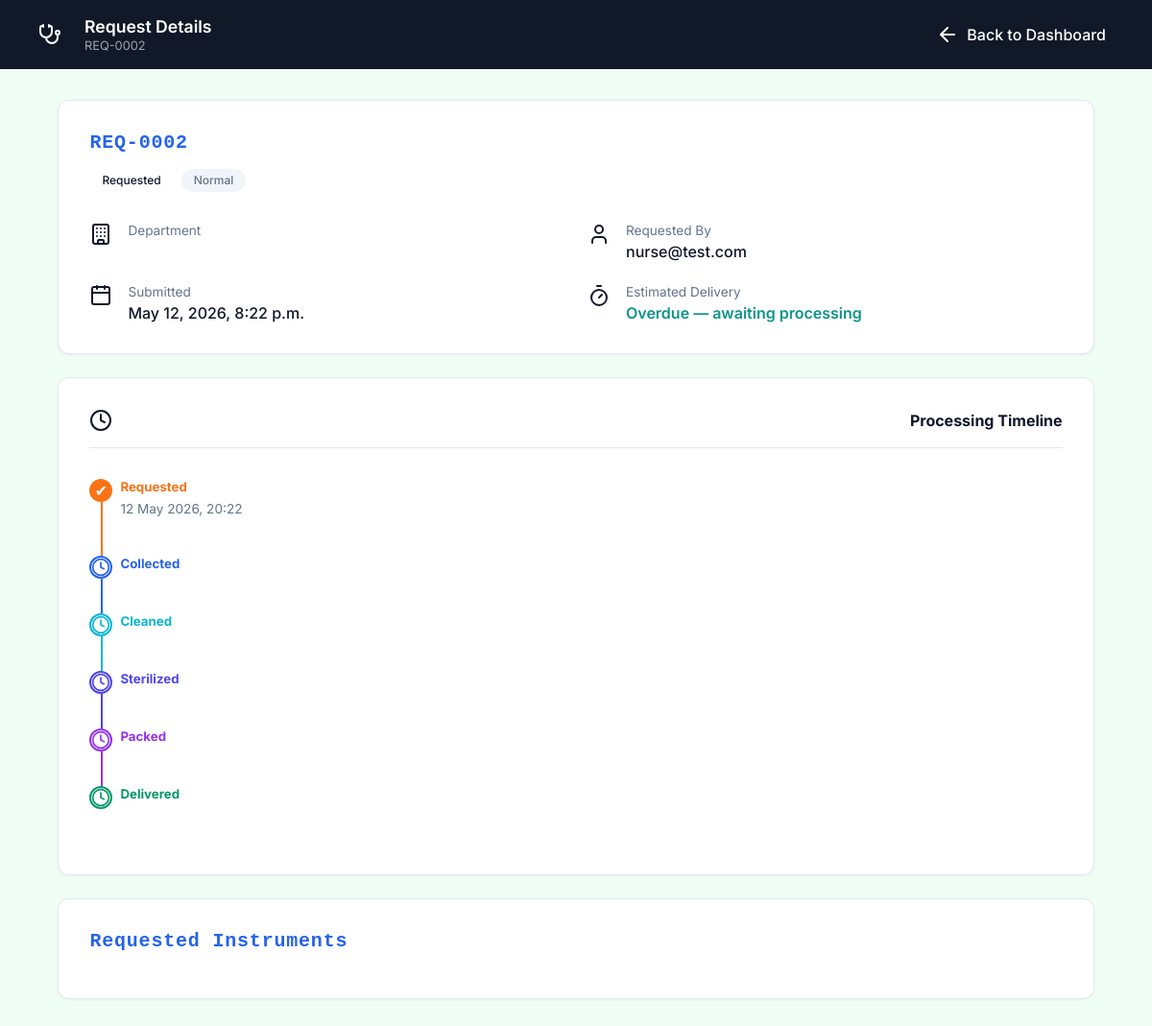
/nurse_request_details/2/ (signed in), run on the app's committed database.
### CSSD_Management_System/models.py (models this page shows, shortened)
class InstrumentRequest(models.Model):
    PRIORITY_CHOICES = [
        ('Normal', 'Normal'),
        ('Urgent', 'Urgent'),
    ]
    STATUS_CHOICES = [
        ('Requested', 'Requested'),
        ('Collected', 'Collected'),
        ('Cleaned', 'Cleaned'),
        ('Sterilized', 'Sterilized'),
        ('Packed', 'Packed'),
        ('Delivered', 'Delivered'),
    ]
    requester = models.ForeignKey(CustomUser, on_delete=models.CASCADE, related_name='requests')
    priority = models.CharField(max_length=50, choices=PRIORITY_CHOICES, default='Normal')
    status = models.CharField(max_length=50, choices=STATUS_CHOICES, default='Requested')
    department = models.CharField(max_length=100, blank=True)
    notes = models.TextField(blank=True)
    last_operator = models.ForeignKey(
        CustomUser,
        on_delete=models.SET_NULL,
        null=True,
        blank=True,
        related_name='processed_requests'
    )
    batch = models.ForeignKey(SterilizationBatch, null=True, blank=True, on_delete=models.SET_NULL, related_name='requests')
    is_archived = models.BooleanField(default=False)
    submitted_at = models.DateTimeField(auto_now_add=True)
    collected_at = models.DateTimeField(null=True, blank=True)
    cleaned_at = models.DateTimeField(null=True, blank=True)
    sterilized_at = models.DateTimeField(null=True, blank=True)
    packed_at = models.DateTimeField(null=True, blank=True)
    delivered_at = models.DateTimeField(null=True, blank=True)

class CustomUser(AbstractUser):
    ROLE_CHOICES = [
        ('System Administrator', 'System Administrator'),
        ('CSSD Technician', 'CSSD Technician'),
        ('Department Nurse', 'Department Nurse'),
        ('Hospital Administrator', 'Hospital Administrator'),
    ]
    username = None
    email = models.EmailField(_('email address'), unique=True)
    role = models.CharField(max_length=50, choices=ROLE_CHOICES)
    department = models.CharField(max_length=100, blank=True)
    USERNAME_FIELD = 'email'
    REQUIRED_FIELDS = []
    objects = CustomUserManager()
    def __str__(self):
        return self.email

### CSSD_Management_System/views.py (the view)
# urls.py: path('nurse_request_details/<int:request_id>/', views.nurse_request_details, name='nurse_request_details'),
@login_required
def nurse_request_details(request, request_id):
    pk = request_id
    req = get_object_or_404(InstrumentRequest, pk=pk)
    if request.user != req.requester:
        return HttpResponseForbidden("You can only view your own requests")
    if req.requester != request.user:
        messages.error(request, 'You can only view your own requests.')
        return redirect('nurse_dashboard')
    eta = _compute_eta(req)
    eta_breakdown = {
        status: mins
        for status, mins in _ETA_MINUTES.items()
        if mins > 0
    }
    return render(request, 'nurse-request-details.html', {
        'req': req,
        'eta': eta,
        'eta_breakdown': eta_breakdown,
        'remaining_minutes': _ETA_MINUTES.get(req.status, 0),
    })

### CSSD_Management_System/views.py (called while the page is built, shortened)
def _compute_eta(req):
    if req.status == 'Delivered':
        return 'Ready'
    remaining_minutes = _ETA_MINUTES.get(req.status, 0)
    base_time = (
        req.packed_at or req.sterilized_at or
        req.cleaned_at or req.collected_at or
        req.submitted_at or timezone.now()
    )
    eta_time = base_time + timedelta(minutes=remaining_minutes)
    now = timezone.now()
    if eta_time <= now:
        return 'Overdue — awaiting processing'

### CSSD_Management_System/templates/nurse-request-details.html (shortened to what this page needs)
{% load static %}
<!DOCTYPE html>
<html lang="en">
<head>
  <link rel="stylesheet" href="{% static 'styles.css' %}">
  <link rel="stylesheet" href="{% static 'extended_styles.css' %}">
</head>
<body>
  <div class="dashboard-wrapper theme-teal">
<nav class="dashboard-nav theme-dark-teal">
  <div class="nav-brand">
    <div class="nav-logo teal"><i data-lucide="stethoscope"></i></div>
    <div class="nav-title">
      <h2>Request Details</h2>
      <p>REQ-{{ req.id|stringformat:"04d" }}</p>
    </div>
  </div>
  <div class="nav-actions">
    <a href="{% url 'nurse_dashboard' %}" class="btn-back">
      <i data-lucide="arrow-left"></i> Back to Dashboard
    </a>
  </div>
</nav>
<main class="dashboard-main details-main">
  <div class="container-center">
    <div class="detail-card summary-card">
      <div class="summary-header">
        <h3>REQ-{{ req.id|stringformat:"04d" }}</h3>
      </div>
      <div class="summary-pills">
        <span class="pill">{{ req.status }}</span>
        {% if req.priority == "Urgent" %}
          <span class="pill pill-urgent">Urgent</span>
        {% else %}
          <span class="pill pill-normal">Normal</span>
        {% endif %}
      </div>
      <div class="summary-grid">
        <div class="sg-item">
          <i data-lucide="building"></i>
          <div>
            <span class="sg-label">Department</span>
          </div>
        </div>
        <div class="sg-item">
          <i data-lucide="user"></i>
          <div>
            <span class="sg-label">Requested By</span>
            <span class="sg-value">{{ req.requester }}</span>
          </div>
        </div>
        <div class="sg-item">
          <i data-lucide="calendar"></i>
          <div>
            <span class="sg-label">Submitted</span>
            <span class="sg-value">{{ req.submitted_at }}</span>
          </div>
        </div>
        <div class="sg-item">
          <i data-lucide="timer"></i>
          <div>
            <span class="sg-label">Estimated Delivery</span>
            <span class="sg-value" style="color:#0d9488;font-weight:600;">
              {{ eta }}
            </span>
          </div>
        </div>
      </div>
    </div>
    <div class="detail-card timeline-card">
      <div class="card-header">
        <i data-lucide="clock"></i>
        <h4>Processing Timeline</h4>
      </div>
      <div class="vertical-timeline">
        <div class="vt-item step-submitted completed">
          <div class="vt-icon">✔</div>
          {% if not forloop.last %}<div class="vt-line"></div>{% endif %}
          <div class="vt-content">
            <h5>Requested</h5>
            <span>{{ req.submitted_at|date:"d M Y, H:i" }}</span>
          </div>
        </div>
        <div class="vt-item step-collected {% if req.collected_at %}completed{% else %}pending{% endif %}">
          {% if req.collected_at %}
            <div class="vt-icon">✔</div>
          {% else %}
            <div class="vt-icon"><i data-lucide="clock"></i></div>
          {% endif %}
          <div class="vt-line"></div>
          <div class="vt-content">
            <h5>Collected</h5>
          </div>
        </div>
        <div class="vt-item step-cleaned {% if req.cleaned_at %}completed{% else %}pending{% endif %}">
          {% if req.cleaned_at %}
            <div class="vt-icon">✔</div>
          {% else %}
            <div class="vt-icon"><i data-lucide="clock"></i></div>
          {% endif %}
          <div class="vt-line"></div>
          <div class="vt-content">
            <h5>Cleaned</h5>
          </div>
        </div>
        <div class="vt-item step-sterilized {% if req.sterilized_at %}completed{% else %}pending{% endif %}">
          {% if req.sterilized_at %}
            <div class="vt-icon">✔</div>
          {% else %}
            <div class="vt-icon"><i data-lucide="clock"></i></div>
          {% endif %}
          <div class="vt-line"></div>
          <div class="vt-content">
            <h5>Sterilized</h5>
          </div>
        </div>
        <div class="vt-item step-packed {% if req.packed_at %}completed{% else %}pending{% endif %}">
          {% if req.packed_at %}
            <div class="vt-icon">✔</div>
          {% else %}
            <div class="vt-icon"><i data-lucide="clock"></i></div>
          {% endif %}
          <div class="vt-line"></div>
          <div class="vt-content">
            <h5>Packed</h5>
          </div>
        </div>
        <div class="vt-item step-delivered {% if req.delivered_at %}completed{% else %}pending{% endif %}">
          {% if req.delivered_at %}
            <div class="vt-icon">✔</div>
          {% else %}
            <div class="vt-icon"><i data-lucide="clock"></i></div>
          {% endif %}
          <div class="vt-content">
            <h5>Delivered</h5>
          </div>
        </div>
      </div>
    </div>
    <div class="detail-card instruments-card">
      <h3>Requested Instruments</h3>
    </div>
  </div>
</main>
  </div>
</body>
</html>

### CSSD_Management_System/static/styles.css (style rules this page uses)
:root { --color-primary: #2563eb; --color-primary-hover: #1d4ed8; --color-secondary: #0ea5e9; --color-teal: #0d9488; --color-teal-hover: #0f766e; --color-indigo: #4f46e5; --color-success: #10b981; --color-warning-border: #fcd34d; --color-warning-bg: #fffbeb; --color-warning-text: #b45309; --color-text-dark: #0f172a; --color-text-muted: #64748b; --color-text-light: #f8fafc; --bg-gradient-page: linear-gradient(135deg, #f0fdf4 0%, #f1f5f9 50%, #eff6ff 100%); --bg-gradient-header: linear-gradient(90deg, #1e293b 0%, #0f172a 100%); --bg-card: #ffffff; }
html { margin: 0; padding: 0; min-height: 100%; background: var(--bg-gradient-header); }
*, *::before, *::after { box-sizing: border-box; }
body { margin: 0; padding: 0; font-family: 'Inter', -apple-system, BlinkMacSystemFont, 'Segoe UI', Roboto, Helvetica, Arial, sans-serif; background: var(--bg-gradient-page); color: var(--color-text-dark); min-height: 100vh; display: flex; flex-direction: column; overflow-x: hidden; }
h1, h2, h3, h4, h5, h6, p { margin: 0; }
a { text-decoration: none; color: inherit; }
.card-header { display: flex; justify-content: space-between; align-items: flex-start; margin-bottom: 1.5rem; }
.lucide { color: currentColor; }
.dashboard-wrapper { min-height: 100vh; display: flex; flex-direction: column; }
.dashboard-wrapper.theme-teal { background: #f0fdf4; }
.dashboard-nav { display: flex; justify-content: space-between; align-items: center; padding: 1rem 2rem; color: white; }
.theme-dark-teal { background-color: #111827; }
.nav-brand { display: flex; align-items: center; gap: 1rem; }
.nav-logo { width: 40px; height: 40px; border-radius: 8px; display: flex; align-items: center; justify-content: center; }
.nav-title h2 { font-size: 1.1rem; font-weight: 600; }
.nav-title p { font-size: 0.8rem; color: #9ca3af; margin-top: 0.1rem; }
.nav-actions { display: flex; align-items: center; gap: 1.5rem; }
.dashboard-main { flex: 1; padding: 2rem; display: flex; justify-content: center; align-items: flex-start; }
.pill { font-size: 0.75rem; padding: 0.25rem 0.75rem; border-radius: 12px; font-weight: 500; display: inline-flex; align-items: center; border: 1px solid transparent; line-height: 1.2; }
.pill-normal { background: #f1f5f9; color: #64748b; }

### data on the page
InstrumentRequest: id "0002", status "Requested", requester "nurse@test.com", submitted_at "May 12, 2026, 8:22 p.m.", submitted_at "12 May 2026, 20:22"

### other printed values
{{ eta }} "Overdue — awaiting processing"
